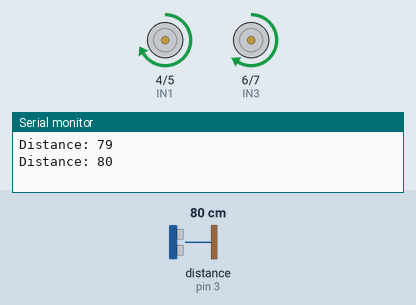
A sketch run on a simulated Arduino Uno, built with avr-gcc and run on an emulated ATmega328P. On the bench: motor-driver pin pairs drawn as motors (green arrow = first pin HIGH = forward, orange = second pin HIGH = backward, longer = more drive, scaled by the enable pin), the last lines printed to the serial monitor. Wiring (inferred from the names in the program): ultrasonic range finder: trigger pin 2; echo pin 3. The test bench sets the inputs (shaded band); at power-on: distance to the obstacle (sensor on pin 3) 80 cm. The echo pulse lasts 58.3 µs per cm.

Above: at 1.8 s.
1.9 s: distance to the obstacle (sensor on pin 3) set to 2 cm
At 3.0 s:
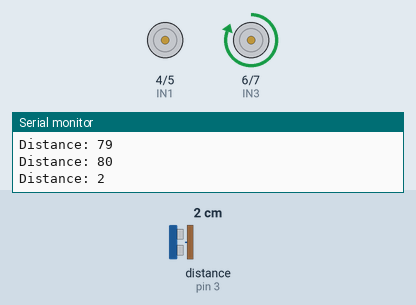
At 4.2 s:
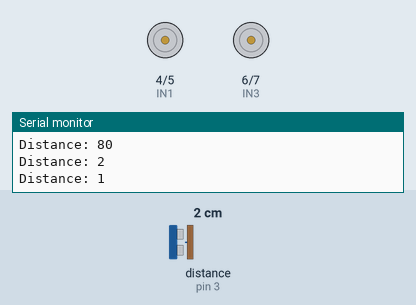
6.0 s: distance to the obstacle (sensor on pin 3) set to 18 cm
9.5 s: distance to the obstacle (sensor on pin 3) set to 4 cm
At 13.0 s:
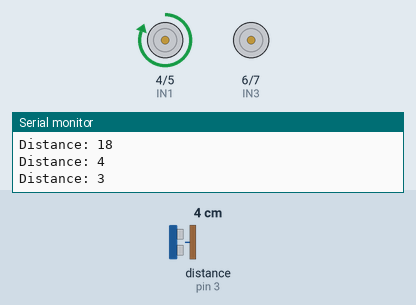
Timing chart, 0 to 19.6 s (numbered marks = the images above; inputs shaded):
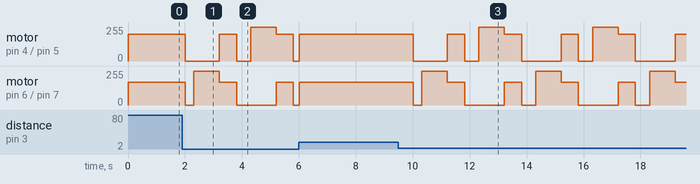

The sketch:

Classcleaningrobot_V1.ino
```cpp
#define trigPin 2
#define echoPin 3

#define ENA 9
#define ENB 10

#define IN1 4
#define IN2 5
#define IN3 6
#define IN4 7

bool turnLeftNext = true;

long duration;
int distance;

void setup() {
  pinMode(trigPin, OUTPUT);
  pinMode(echoPin, INPUT);

  pinMode(ENA, OUTPUT);
  pinMode(ENB, OUTPUT);

  pinMode(IN1, OUTPUT);
  pinMode(IN2, OUTPUT);
  pinMode(IN3, OUTPUT);
  pinMode(IN4, OUTPUT);

  Serial.begin(9600);
}

void loop() {
  distance = getDistance();
  Serial.print("Distance: ");
  Serial.println(distance);

  if (distance > 15 || distance == 0 || distance > 100) {
    moveForwardDistance(1000);
  } else {
    stopBot();
    delay(300);

    if (turnLeftNext) {
      turn90Left();
    } else {
      turn90Right();
    }

    moveForwardDistance(600);
    stopBot();
    delay(200);

    turnLeftNext = !turnLeftNext;
  }
}

void moveForwardDistance(int ms) {
  analogWrite(ENA, 200);
  analogWrite(ENB, 170);

  digitalWrite(IN1, HIGH);
  digitalWrite(IN2, LOW);

  digitalWrite(IN3, HIGH);
  digitalWrite(IN4, LOW);

  delay(ms);
  stopBot();
}


void turn90Left() {

  analogWrite(ENA, 0);
  analogWrite(ENB, 255);

  digitalWrite(IN1, LOW);
  digitalWrite(IN2, LOW);

  digitalWrite(IN3, HIGH);
  digitalWrite(IN4, LOW);

  delay(900);
  stopBot();
}


void turn90Right() {
  analogWrite(ENA, 255);
  analogWrite(ENB, 0);

  digitalWrite(IN1, HIGH);
  digitalWrite(IN2, LOW);

  digitalWrite(IN3, LOW);
  digitalWrite(IN4, LOW);

  delay(900);
  stopBot();
}

void stopBot() {
  analogWrite(ENA, 0);
  analogWrite(ENB, 0);

  digitalWrite(IN1, LOW);
  digitalWrite(IN2, LOW);
  digitalWrite(IN3, LOW);
  digitalWrite(IN4, LOW);
}

int getDistance() {
  digitalWrite(trigPin, LOW);
  delayMicroseconds(2);
  digitalWrite(trigPin, HIGH);
  delayMicroseconds(10);
  digitalWrite(trigPin, LOW);

  duration = pulseIn(echoPin, HIGH);
  int dist = duration * 0.0343 / 2;
  return dist;
}
```
